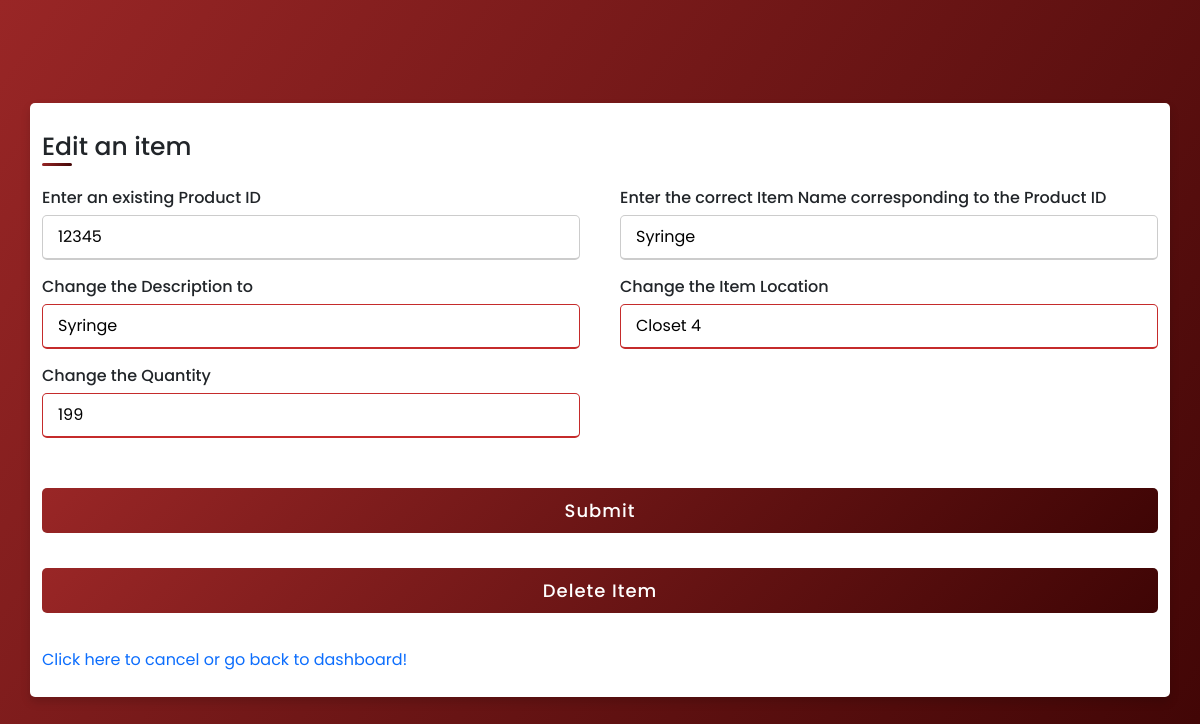
/user/Inventory/Edit_Check/1 (signed in), run on an earlier commit of the app's database.
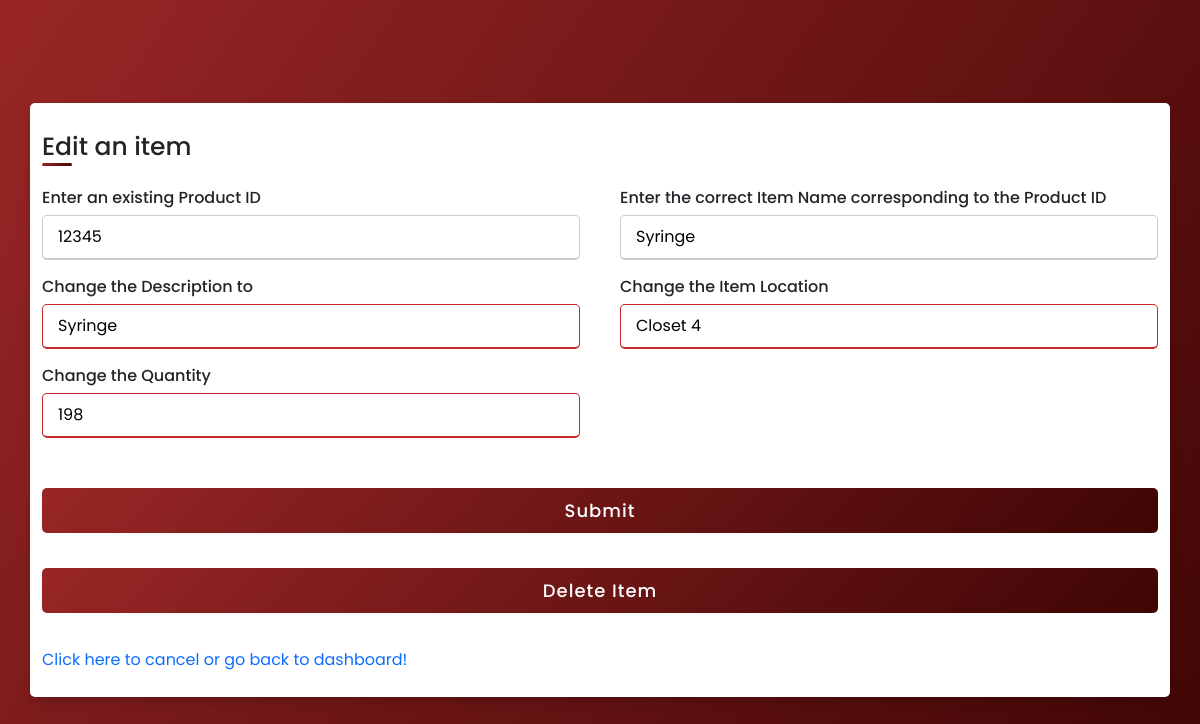
And on a later commit of the database.
### website/models.py (models this page shows)
class Inventory(db.Model):
    id = db.Column(db.Integer, primary_key=True)
    product_id = db.Column(db.Integer(), unique=True)
    product_name = db.Column(db.String(26))
    date_added = db.Column(db.DateTime(timezone=True), default=func.now())
    desc=db.Column(db.String(200))
    i_loc=db.Column(db.String(200))
    quantity= db.Column(db.Integer)
    group= db.Column(db.String(26))
    subgroup=db.Column(db.String(26))
    Creator = db.Column(db.Integer, db.ForeignKey('user.id', ondelete="CASCADE"),nullable=False) ##foreign key relationship //id of who added it.

### website/views.py (the view)
@views.route("/user/Inventory/Edit_Check/<id>")
@login_required
def edit_check(id):
    if session.get("id",None) is not None:
        product = Inventory.query.filter_by(id = id).first()
        return render_template("edit.html",user=current_user, data = product)
    else:
        flash("You do not have access to this page!", category="error")
        return redirect(url_for('views.home'))

### website/templates/edit.html (shortened to what this page needs)
<!DOCTYPE html>
<html lang="en" dir="ltr">
  <head>
    <link rel= "stylesheet" type= "text/css" href= "{{ url_for('static',filename='styles1.css') }}">
    <link href="https://cdn.jsdelivr.net/npm/bootstrap@5.1.3/dist/css/bootstrap.min.css" rel="stylesheet">
   </head>
<body>
  <div class="container">
    <div class="title">Edit an item</div>
    <div class="content">
      {% if session['ISstaff'] and session['id'] %}
      <form action="/user/Inventory/Edit" method="POST">
         <div class="user-details">
          {% if data %}
          <div class="input-box">
            <span class="details">Enter an existing Product ID</span>
            <input type="text" id="product_id" name ="product_id" placeholder={{data.product_id}} value={{data.product_id}} required readonly>
          </div>
          <div class="input-box">
            <span class="details">Enter the correct Item Name corresponding to the Product ID</span>
            <input type="text" id="product_name" name ="product_name" placeholder={{data.product_name}} value="{{data.product_name}}" required readonly>
          </div>
          <div class="input-box">
            <span class="details">Change the Description to </span>
            <input type="text"  id="desc" name ="desc" placeholder={{data.desc}} value="{{data.desc}}" required>
          </div>
          <div class="input-box">
            <span class="details">Change the Item Location</span>
            <input type="text"  id="i_loc" name ="i_loc" placeholder={{data.i_loc}} value="{{data.i_loc}}" required>
          </div>
          <div class="input-box">
            <span class="details">Change the Quantity</span>
            <input type="text"  id="quantity" name ="quantity" placeholder={{data.quantity}} value={{data.quantity}} required>
          </div>
          {% endif %}
        </div>
        <div class="button">
          <input type="submit" name="submit_button" value="Submit">
        </div>
        <div class = "button">
          <input type="submit" name="submit_button" value="Delete Item">
        </div>
        <div>
            <a style="text-decoration:none" style="align-items:center" href="{{url_for('views.user')}}">Click here to cancel or go back to dashboard!</a>
        </div>
      {% else %}
        <div>
          <a style="text-decoration:none" style="align-items:center" href="{{url_for('views.user')}}">You don't have access to edit an item!</a>
      </div>
      {% endif %}
      </form>
    </div>
  </div>
</body>
</html>

What changed in the data, as far as the page shows it:
changed Inventory "Syringe": quantity "199" → "198"
